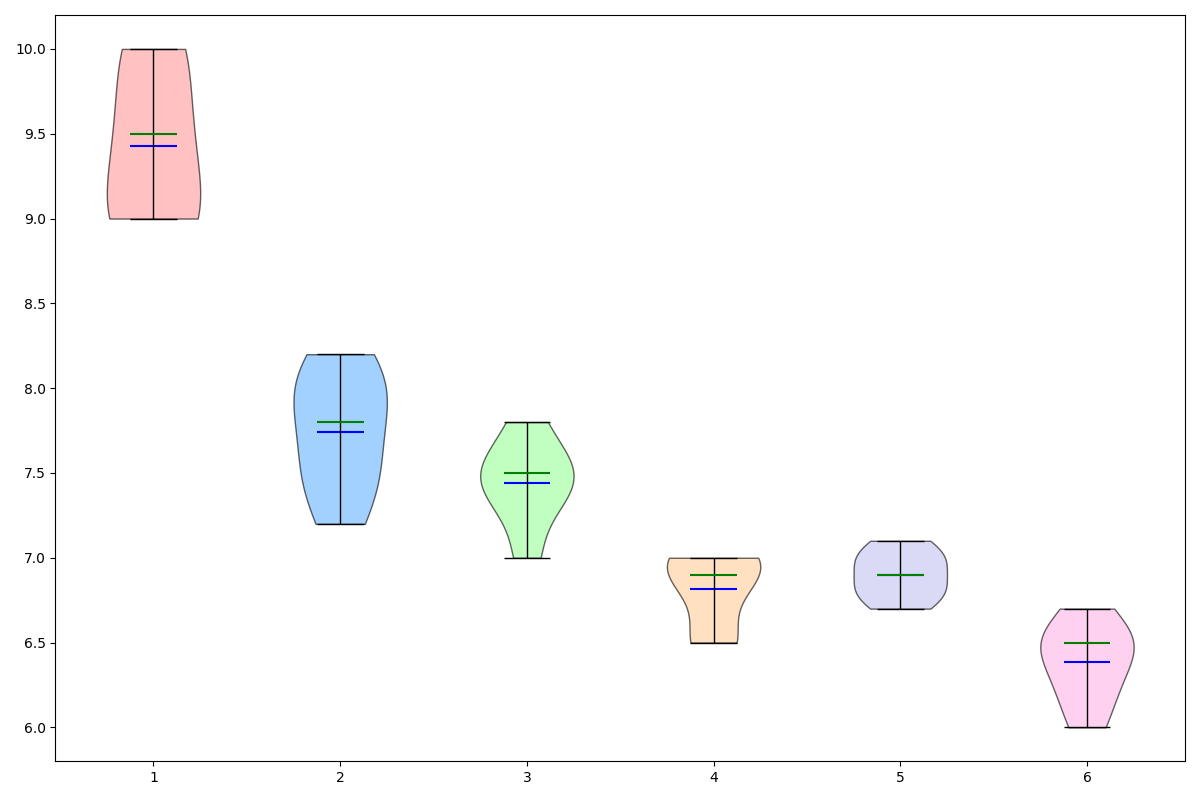

Recreate this plot in Python.
import matplotlib.pyplot as plt

# Constructing contextual data for each age group
children_sleep = [9, 9.5, 10, 9, 9.5, 9, 10]
teenagers_sleep = [7.2, 8, 7.5, 8, 7.8, 7.5, 8.2]
young_adults_sleep = [7, 7.5, 7.3, 7.8, 7.5, 7.4, 7.6]
adults_sleep = [6.5, 7, 6.8, 7, 6.9, 7, 6.5]
middle_aged_sleep = [6.7, 7, 6.8, 6.9, 7, 7.1, 6.8]
seniors_sleep = [6, 6.5, 6.2, 6.5, 6.7, 6.5, 6.3]

# Combine data into a list
data = [children_sleep, teenagers_sleep, young_adults_sleep, adults_sleep, middle_aged_sleep, seniors_sleep]

# Initialize the figure
fig, axs = plt.subplots(1, 1, figsize=(12, 8))

# Violin Plot
violin = axs.violinplot(data, vert=True, showmeans=True, showextrema=True, showmedians=True)

# Customizing the plot
colors = ['#ff9999', '#66b3ff', '#99ff99', '#ffcc99', '#c2c2f0', '#ffb3e6']
for i, pc in enumerate(violin['bodies']):
    pc.set_facecolor(colors[i % len(colors)])
    pc.set_edgecolor('black')
    pc.set_alpha(0.6)

# Customizing the mean, medians, and extrema lines
violin['cmeans'].set_color('blue')
violin['cmedians'].set_color('green')
for partname in ('cbars', 'cmins', 'cmaxes'):
    vp = violin[partname]
    vp.set_edgecolor('black')
    vp.set_linewidth(1)

# Adjust the layout
plt.tight_layout()

# Display the plot
plt.show()
